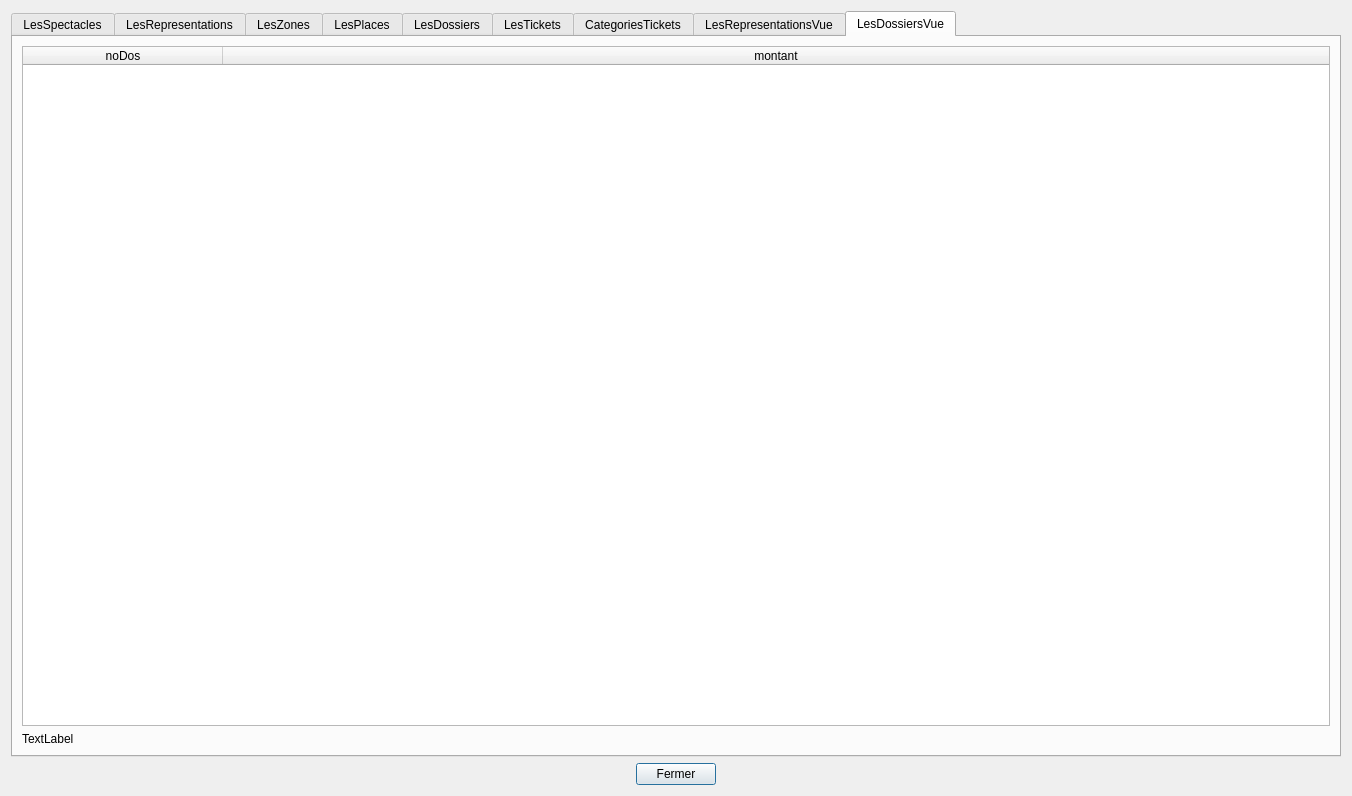
<?xml version="1.0" encoding="UTF-8"?>
<ui version="4.0">
 <class>tablesData</class>
 <widget class="QDialog" name="tablesData">
  <property name="geometry">
   <rect>
    <x>0</x>
    <y>0</y>
    <width>1352</width>
    <height>796</height>
   </rect>
  </property>
  <property name="sizePolicy">
   <sizepolicy hsizetype="Preferred" vsizetype="Preferred">
    <horstretch>0</horstretch>
    <verstretch>0</verstretch>
   </sizepolicy>
  </property>
  <property name="minimumSize">
   <size>
    <width>0</width>
    <height>0</height>
   </size>
  </property>
  <property name="windowTitle">
   <string>BD Théâtre</string>
  </property>
  <layout class="QVBoxLayout" name="verticalLayout">
   <item>
    <widget class="QTabWidget" name="tabWidget">
     <property name="enabled">
      <bool>true</bool>
     </property>
     <property name="acceptDrops">
      <bool>false</bool>
     </property>
     <property name="currentIndex">
      <number>8</number>
     </property>
     <widget class="QWidget" name="tabSpectacles">
      <attribute name="title">
       <string>LesSpectacles</string>
      </attribute>
      <layout class="QVBoxLayout" name="verticalLayout_3">
       <item>
        <widget class="QTableWidget" name="tableSpectacles">
         <property name="sizePolicy">
          <sizepolicy hsizetype="Expanding" vsizetype="Expanding">
           <horstretch>0</horstretch>
           <verstretch>0</verstretch>
          </sizepolicy>
         </property>
         <property name="minimumSize">
          <size>
           <width>0</width>
           <height>400</height>
          </size>
         </property>
         <property name="baseSize">
          <size>
           <width>0</width>
           <height>0</height>
          </size>
         </property>
         <property name="columnCount">
          <number>3</number>
         </property>
         <attribute name="horizontalHeaderDefaultSectionSize">
          <number>200</number>
         </attribute>
         <attribute name="horizontalHeaderMinimumSectionSize">
          <number>50</number>
         </attribute>
         <attribute name="horizontalHeaderStretchLastSection">
          <bool>true</bool>
         </attribute>
         <attribute name="verticalHeaderVisible">
          <bool>false</bool>
         </attribute>
         <column>
          <property name="text">
           <string>noSpec</string>
          </property>
         </column>
         <column>
          <property name="text">
           <string>nomSpec</string>
          </property>
         </column>
         <column>
          <property name="text">
           <string>prixBaseSpec</string>
          </property>
         </column>
        </widget>
       </item>
       <item>
        <widget class="QLabel" name="label_spectacles">
         <property name="palette">
          <palette>
           <active>
            <colorrole role="WindowText">
             <brush brushstyle="SolidPattern">
              <color alpha="255">
               <red>255</red>
               <green>0</green>
               <blue>0</blue>
              </color>
             </brush>
            </colorrole>
           </active>
           <inactive>
            <colorrole role="WindowText">
             <brush brushstyle="SolidPattern">
              <color alpha="255">
               <red>255</red>
               <green>0</green>
               <blue>0</blue>
              </color>
             </brush>
            </colorrole>
           </inactive>
           <disabled>
            <colorrole role="WindowText">
             <brush brushstyle="SolidPattern">
              <color alpha="255">
               <red>120</red>
               <green>120</green>
               <blue>120</blue>
              </color>
             </brush>
            </colorrole>
           </disabled>
          </palette>
         </property>
         <property name="text">
          <string/>
         </property>
         <property name="alignment">
          <set>Qt::AlignCenter</set>
         </property>
        </widget>
       </item>
      </layout>
     </widget>
     <widget class="QWidget" name="tabRepresentations">
      <attribute name="title">
       <string>LesRepresentations</string>
      </attribute>
      <layout class="QVBoxLayout" name="verticalLayout_2">
       <item>
        <widget class="QTableWidget" name="tableRepresentations">
         <property name="sizePolicy">
          <sizepolicy hsizetype="Expanding" vsizetype="Expanding">
           <horstretch>0</horstretch>
           <verstretch>0</verstretch>
          </sizepolicy>
         </property>
         <property name="minimumSize">
          <size>
           <width>0</width>
           <height>400</height>
          </size>
         </property>
         <property name="baseSize">
          <size>
           <width>0</width>
           <height>0</height>
          </size>
         </property>
         <property name="layoutDirection">
          <enum>Qt::LeftToRight</enum>
         </property>
         <property name="columnCount">
          <number>3</number>
         </property>
         <attribute name="horizontalHeaderCascadingSectionResizes">
          <bool>true</bool>
         </attribute>
         <attribute name="horizontalHeaderDefaultSectionSize">
          <number>250</number>
         </attribute>
         <attribute name="horizontalHeaderHighlightSections">
          <bool>true</bool>
         </attribute>
         <attribute name="horizontalHeaderMinimumSectionSize">
          <number>50</number>
         </attribute>
         <attribute name="horizontalHeaderStretchLastSection">
          <bool>true</bool>
         </attribute>
         <attribute name="verticalHeaderVisible">
          <bool>false</bool>
         </attribute>
         <column>
          <property name="text">
           <string>noSpec</string>
          </property>
         </column>
         <column>
          <property name="text">
           <string>dateRep</string>
          </property>
         </column>
         <column>
          <property name="text">
           <string>promoRep</string>
          </property>
         </column>
        </widget>
       </item>
       <item>
        <widget class="QLabel" name="label_representations">
         <property name="palette">
          <palette>
           <active>
            <colorrole role="WindowText">
             <brush brushstyle="SolidPattern">
              <color alpha="255">
               <red>255</red>
               <green>0</green>
               <blue>0</blue>
              </color>
             </brush>
            </colorrole>
           </active>
           <inactive>
            <colorrole role="WindowText">
             <brush brushstyle="SolidPattern">
              <color alpha="255">
               <red>255</red>
               <green>0</green>
               <blue>0</blue>
              </color>
             </brush>
            </colorrole>
           </inactive>
           <disabled>
            <colorrole role="WindowText">
             <brush brushstyle="SolidPattern">
              <color alpha="255">
               <red>120</red>
               <green>120</green>
               <blue>120</blue>
              </color>
             </brush>
            </colorrole>
           </disabled>
          </palette>
         </property>
         <property name="text">
          <string/>
         </property>
         <property name="alignment">
          <set>Qt::AlignCenter</set>
         </property>
        </widget>
       </item>
      </layout>
     </widget>
     <widget class="QWidget" name="tabZones">
      <attribute name="title">
       <string>LesZones</string>
      </attribute>
      <layout class="QVBoxLayout" name="verticalLayout_4">
       <item>
        <widget class="QTableWidget" name="tableZones">
         <property name="sizePolicy">
          <sizepolicy hsizetype="Expanding" vsizetype="Expanding">
           <horstretch>0</horstretch>
           <verstretch>0</verstretch>
          </sizepolicy>
         </property>
         <property name="minimumSize">
          <size>
           <width>0</width>
           <height>400</height>
          </size>
         </property>
         <property name="baseSize">
          <size>
           <width>0</width>
           <height>0</height>
          </size>
         </property>
         <property name="columnCount">
          <number>3</number>
         </property>
         <attribute name="horizontalHeaderDefaultSectionSize">
          <number>200</number>
         </attribute>
         <attribute name="horizontalHeaderMinimumSectionSize">
          <number>50</number>
         </attribute>
         <attribute name="horizontalHeaderStretchLastSection">
          <bool>true</bool>
         </attribute>
         <attribute name="verticalHeaderVisible">
          <bool>false</bool>
         </attribute>
         <column>
          <property name="text">
           <string>noZone</string>
          </property>
         </column>
         <column>
          <property name="text">
           <string>catZone</string>
          </property>
         </column>
         <column>
          <property name="text">
           <string>tauxZone</string>
          </property>
         </column>
        </widget>
       </item>
       <item>
        <widget class="QLabel" name="label_zones">
         <property name="palette">
          <palette>
           <active>
            <colorrole role="WindowText">
             <brush brushstyle="SolidPattern">
              <color alpha="255">
               <red>255</red>
               <green>0</green>
               <blue>0</blue>
              </color>
             </brush>
            </colorrole>
           </active>
           <inactive>
            <colorrole role="WindowText">
             <brush brushstyle="SolidPattern">
              <color alpha="255">
               <red>255</red>
               <green>0</green>
               <blue>0</blue>
              </color>
             </brush>
            </colorrole>
           </inactive>
           <disabled>
            <colorrole role="WindowText">
             <brush brushstyle="SolidPattern">
              <color alpha="255">
               <red>120</red>
               <green>120</green>
               <blue>120</blue>
              </color>
             </brush>
            </colorrole>
           </disabled>
          </palette>
         </property>
         <property name="text">
          <string/>
         </property>
         <property name="alignment">
          <set>Qt::AlignCenter</set>
         </property>
        </widget>
       </item>
      </layout>
     </widget>
     <widget class="QWidget" name="tabPlaces">
      <attribute name="title">
       <string>LesPlaces</string>
      </attribute>
      <layout class="QVBoxLayout" name="verticalLayout_5">
       <item>
        <widget class="QTableWidget" name="tablePlaces">
         <attribute name="horizontalHeaderDefaultSectionSize">
          <number>200</number>
         </attribute>
         <attribute name="horizontalHeaderMinimumSectionSize">
          <number>50</number>
         </attribute>
         <attribute name="horizontalHeaderStretchLastSection">
          <bool>true</bool>
         </attribute>
         <attribute name="verticalHeaderVisible">
          <bool>false</bool>
         </attribute>
         <column>
          <property name="text">
           <string>noPlace</string>
          </property>
         </column>
         <column>
          <property name="text">
           <string>noRang</string>
          </property>
         </column>
         <column>
          <property name="text">
           <string>noZone</string>
          </property>
         </column>
        </widget>
       </item>
       <item>
        <widget class="QLabel" name="label_places">
         <property name="palette">
          <palette>
           <active>
            <colorrole role="WindowText">
             <brush brushstyle="SolidPattern">
              <color alpha="255">
               <red>255</red>
               <green>0</green>
               <blue>0</blue>
              </color>
             </brush>
            </colorrole>
           </active>
           <inactive>
            <colorrole role="WindowText">
             <brush brushstyle="SolidPattern">
              <color alpha="255">
               <red>255</red>
               <green>0</green>
               <blue>0</blue>
              </color>
             </brush>
            </colorrole>
           </inactive>
           <disabled>
            <colorrole role="WindowText">
             <brush brushstyle="SolidPattern">
              <color alpha="255">
               <red>120</red>
               <green>120</green>
               <blue>120</blue>
              </color>
             </brush>
            </colorrole>
           </disabled>
          </palette>
         </property>
         <property name="text">
          <string/>
         </property>
         <property name="alignment">
          <set>Qt::AlignCenter</set>
         </property>
        </widget>
       </item>
      </layout>
     </widget>
     <widget class="QWidget" name="tabDossiers">
      <attribute name="title">
       <string>LesDossiers</string>
      </attribute>
      <layout class="QVBoxLayout" name="verticalLayout_6">
       <item>
        <widget class="QTableWidget" name="tableDossiers">
         <attribute name="horizontalHeaderDefaultSectionSize">
          <number>200</number>
         </attribute>
         <attribute name="horizontalHeaderMinimumSectionSize">
          <number>50</number>
         </attribute>
         <attribute name="horizontalHeaderStretchLastSection">
          <bool>true</bool>
         </attribute>
         <attribute name="verticalHeaderVisible">
          <bool>false</bool>
         </attribute>
         <column>
          <property name="text">
           <string>noDos</string>
          </property>
         </column>
        </widget>
       </item>
       <item>
        <widget class="QLabel" name="label_dossiers">
         <property name="palette">
          <palette>
           <active>
            <colorrole role="WindowText">
             <brush brushstyle="SolidPattern">
              <color alpha="255">
               <red>255</red>
               <green>0</green>
               <blue>0</blue>
              </color>
             </brush>
            </colorrole>
           </active>
           <inactive>
            <colorrole role="WindowText">
             <brush brushstyle="SolidPattern">
              <color alpha="255">
               <red>255</red>
               <green>0</green>
               <blue>0</blue>
              </color>
             </brush>
            </colorrole>
           </inactive>
           <disabled>
            <colorrole role="WindowText">
             <brush brushstyle="SolidPattern">
              <color alpha="255">
               <red>120</red>
               <green>120</green>
               <blue>120</blue>
              </color>
             </brush>
            </colorrole>
           </disabled>
          </palette>
         </property>
         <property name="text">
          <string/>
         </property>
         <property name="alignment">
          <set>Qt::AlignCenter</set>
         </property>
        </widget>
       </item>
      </layout>
     </widget>
     <widget class="QWidget" name="tabTickets">
      <attribute name="title">
       <string>LesTickets</string>
      </attribute>
      <layout class="QVBoxLayout" name="verticalLayout_7">
       <item>
        <widget class="QTableWidget" name="tableTickets">
         <attribute name="horizontalHeaderDefaultSectionSize">
          <number>110</number>
         </attribute>
         <attribute name="horizontalHeaderMinimumSectionSize">
          <number>50</number>
         </attribute>
         <attribute name="horizontalHeaderStretchLastSection">
          <bool>true</bool>
         </attribute>
         <attribute name="verticalHeaderVisible">
          <bool>false</bool>
         </attribute>
         <column>
          <property name="text">
           <string>noSpec</string>
          </property>
         </column>
         <column>
          <property name="text">
           <string>dateRep</string>
          </property>
         </column>
         <column>
          <property name="text">
           <string>noPlace</string>
          </property>
         </column>
         <column>
          <property name="text">
           <string>noRang</string>
          </property>
         </column>
         <column>
          <property name="text">
           <string>dateEmTick</string>
          </property>
         </column>
         <column>
          <property name="text">
           <string>noDos</string>
          </property>
         </column>
        </widget>
       </item>
       <item>
        <widget class="QLabel" name="label_tickets">
         <property name="palette">
          <palette>
           <active>
            <colorrole role="WindowText">
             <brush brushstyle="SolidPattern">
              <color alpha="255">
               <red>255</red>
               <green>0</green>
               <blue>0</blue>
              </color>
             </brush>
            </colorrole>
           </active>
           <inactive>
            <colorrole role="WindowText">
             <brush brushstyle="SolidPattern">
              <color alpha="255">
               <red>255</red>
               <green>0</green>
               <blue>0</blue>
              </color>
             </brush>
            </colorrole>
           </inactive>
           <disabled>
            <colorrole role="WindowText">
             <brush brushstyle="SolidPattern">
              <color alpha="255">
               <red>120</red>
               <green>120</green>
               <blue>120</blue>
              </color>
             </brush>
            </colorrole>
           </disabled>
          </palette>
         </property>
         <property name="text">
          <string/>
         </property>
         <property name="alignment">
          <set>Qt::AlignCenter</set>
         </property>
        </widget>
       </item>
      </layout>
     </widget>
     <widget class="QWidget" name="tabCategories">
      <attribute name="title">
       <string>CategoriesTickets</string>
      </attribute>
      <layout class="QVBoxLayout" name="verticalLayout_8">
       <item>
        <widget class="QTableWidget" name="tableCategories">
         <attribute name="horizontalHeaderDefaultSectionSize">
          <number>200</number>
         </attribute>
         <attribute name="horizontalHeaderMinimumSectionSize">
          <number>50</number>
         </attribute>
         <attribute name="horizontalHeaderStretchLastSection">
          <bool>true</bool>
         </attribute>
         <attribute name="verticalHeaderVisible">
          <bool>false</bool>
         </attribute>
         <column>
          <property name="text">
           <string>libelleCat</string>
          </property>
         </column>
         <column>
          <property name="text">
           <string>tauxReductionCat</string>
          </property>
         </column>
        </widget>
       </item>
       <item>
        <widget class="QLabel" name="label_categories">
         <property name="text">
          <string/>
         </property>
        </widget>
       </item>
      </layout>
     </widget>
     <widget class="QWidget" name="tabRepresentationsVue">
      <attribute name="title">
       <string>LesRepresentationsVue</string>
      </attribute>
      <layout class="QVBoxLayout" name="verticalLayout_9">
       <item>
        <widget class="QTableWidget" name="tableRepVue">
         <attribute name="horizontalHeaderDefaultSectionSize">
          <number>200</number>
         </attribute>
         <attribute name="horizontalHeaderMinimumSectionSize">
          <number>50</number>
         </attribute>
         <attribute name="horizontalHeaderStretchLastSection">
          <bool>true</bool>
         </attribute>
         <attribute name="verticalHeaderVisible">
          <bool>false</bool>
         </attribute>
         <column>
          <property name="text">
           <string>noSpec</string>
          </property>
         </column>
         <column>
          <property name="text">
           <string>tauxReductionCat</string>
          </property>
         </column>
         <column>
          <property name="text">
           <string>promoRep</string>
          </property>
         </column>
         <column>
          <property name="text">
           <string>nbPlacesRestantes</string>
          </property>
         </column>
        </widget>
       </item>
       <item>
        <widget class="QLabel" name="labelRepVue">
         <property name="text">
          <string/>
         </property>
        </widget>
       </item>
      </layout>
     </widget>
     <widget class="QWidget" name="tabDossiersVue">
      <attribute name="title">
       <string>LesDossiersVue</string>
      </attribute>
      <layout class="QVBoxLayout" name="verticalLayout_10">
       <item>
        <widget class="QTableWidget" name="tableDossiersVue">
         <attribute name="horizontalHeaderDefaultSectionSize">
          <number>200</number>
         </attribute>
         <attribute name="horizontalHeaderMinimumSectionSize">
          <number>50</number>
         </attribute>
         <attribute name="horizontalHeaderStretchLastSection">
          <bool>true</bool>
         </attribute>
         <attribute name="verticalHeaderVisible">
          <bool>false</bool>
         </attribute>
         <column>
          <property name="text">
           <string>noDos</string>
          </property>
         </column>
         <column>
          <property name="text">
           <string>montant</string>
          </property>
         </column>
        </widget>
       </item>
       <item>
        <widget class="QLabel" name="dossiersvue">
         <property name="text">
          <string>TextLabel</string>
         </property>
        </widget>
       </item>
      </layout>
     </widget>
    </widget>
   </item>
   <item>
    <layout class="QHBoxLayout" name="horizontalLayout">
     <item>
      <spacer name="horizontalSpacer">
       <property name="orientation">
        <enum>Qt::Horizontal</enum>
       </property>
       <property name="sizeHint" stdset="0">
        <size>
         <width>40</width>
         <height>20</height>
        </size>
       </property>
      </spacer>
     </item>
     <item>
      <widget class="QPushButton" name="pushButton">
       <property name="text">
        <string>Fermer</string>
       </property>
      </widget>
     </item>
     <item>
      <spacer name="horizontalSpacer_2">
       <property name="orientation">
        <enum>Qt::Horizontal</enum>
       </property>
       <property name="sizeHint" stdset="0">
        <size>
         <width>40</width>
         <height>20</height>
        </size>
       </property>
      </spacer>
     </item>
    </layout>
   </item>
  </layout>
 </widget>
 <resources/>
 <connections>
  <connection>
   <sender>pushButton</sender>
   <signal>clicked()</signal>
   <receiver>tablesData</receiver>
   <slot>close()</slot>
   <hints>
    <hint type="sourcelabel">
     <x>360</x>
     <y>575</y>
    </hint>
    <hint type="destinationlabel">
     <x>323</x>
     <y>169</y>
    </hint>
   </hints>
  </connection>
 </connections>
 <slots>
  <slot>refreshSpectaclesData()</slot>
  <slot>refreshZonesData()</slot>
  <slot>refreshRepresentationsData()</slot>
 </slots>
</ui>
